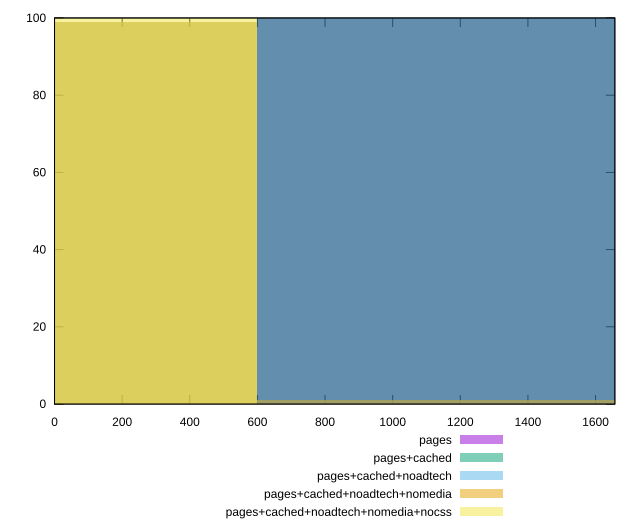

The script that saved this image:
reset

$pages <<EOF
1195.065245682165 100
EOF

$pagesCached <<EOF
1195.065245682165 100
EOF

$pagesCachedNoadtech <<EOF
1195.065245682165 1
0 99
EOF

$pagesCachedNoadtechNomedia <<EOF
1195.065245682165 1
0 99
EOF

$pagesCachedNoadtechNomediaNocss <<EOF
0 100
EOF

set key outside below
set boxwidth 1195.065245682165
set xrange [0:1657]
set yrange [0:100]
set trange [0:100]
set style fill transparent solid 0.5 noborder
set terminal svg size 640, 530 enhanced background rgb 'white'
set output "report_00016_2021-02-10T13-31-48.338Z/render-blocking-resources/comparison/histogram/all_raw.svg"

plot $pages title "pages" with boxes, \
     $pagesCached title "pages+cached" with boxes, \
     $pagesCachedNoadtech title "pages+cached+noadtech" with boxes, \
     $pagesCachedNoadtechNomedia title "pages+cached+noadtech+nomedia" with boxes, \
     $pagesCachedNoadtechNomediaNocss title "pages+cached+noadtech+nomedia+nocss" with boxes

reset
